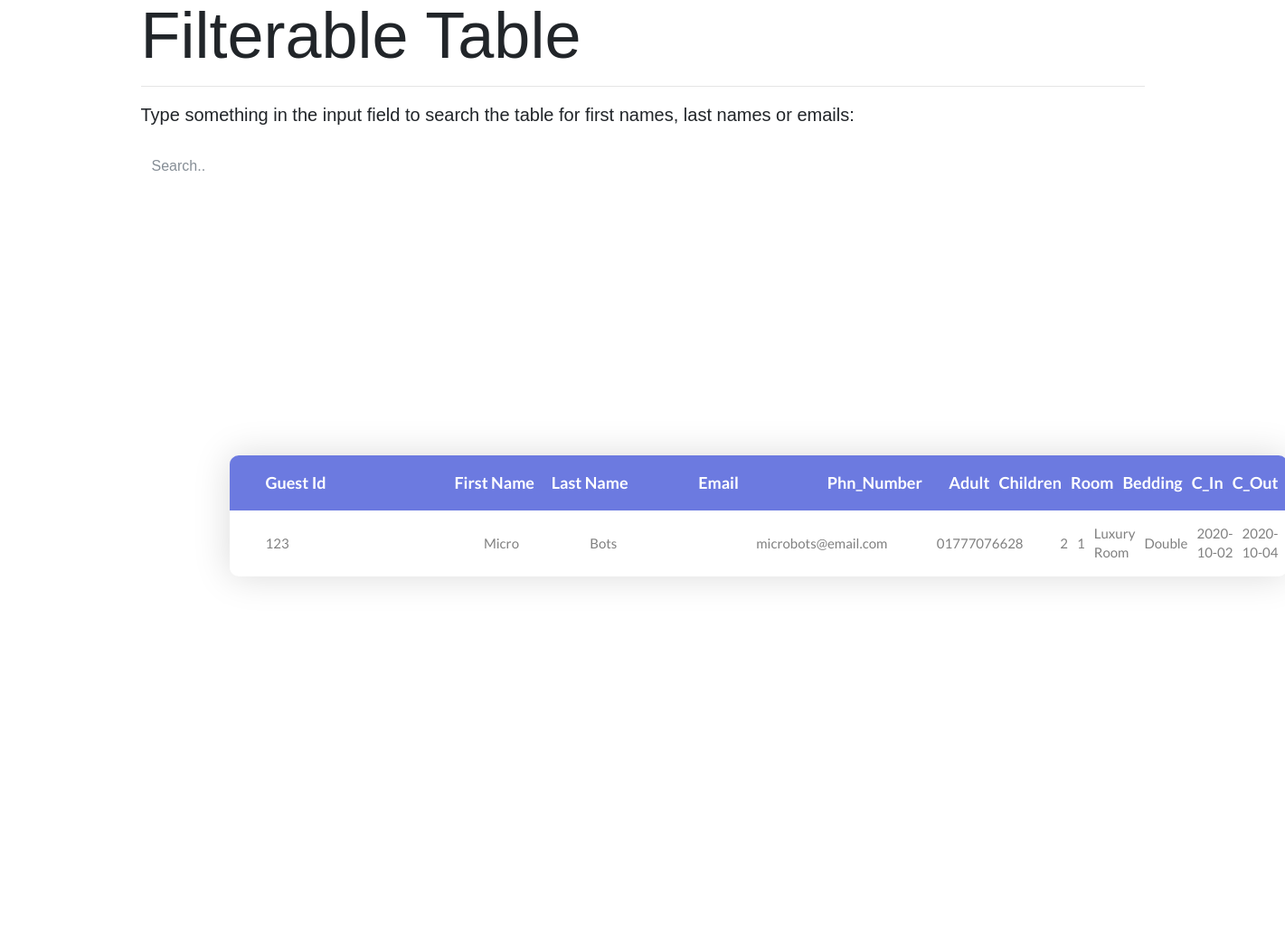
Page /resrvation_table.php on the earlier database version.
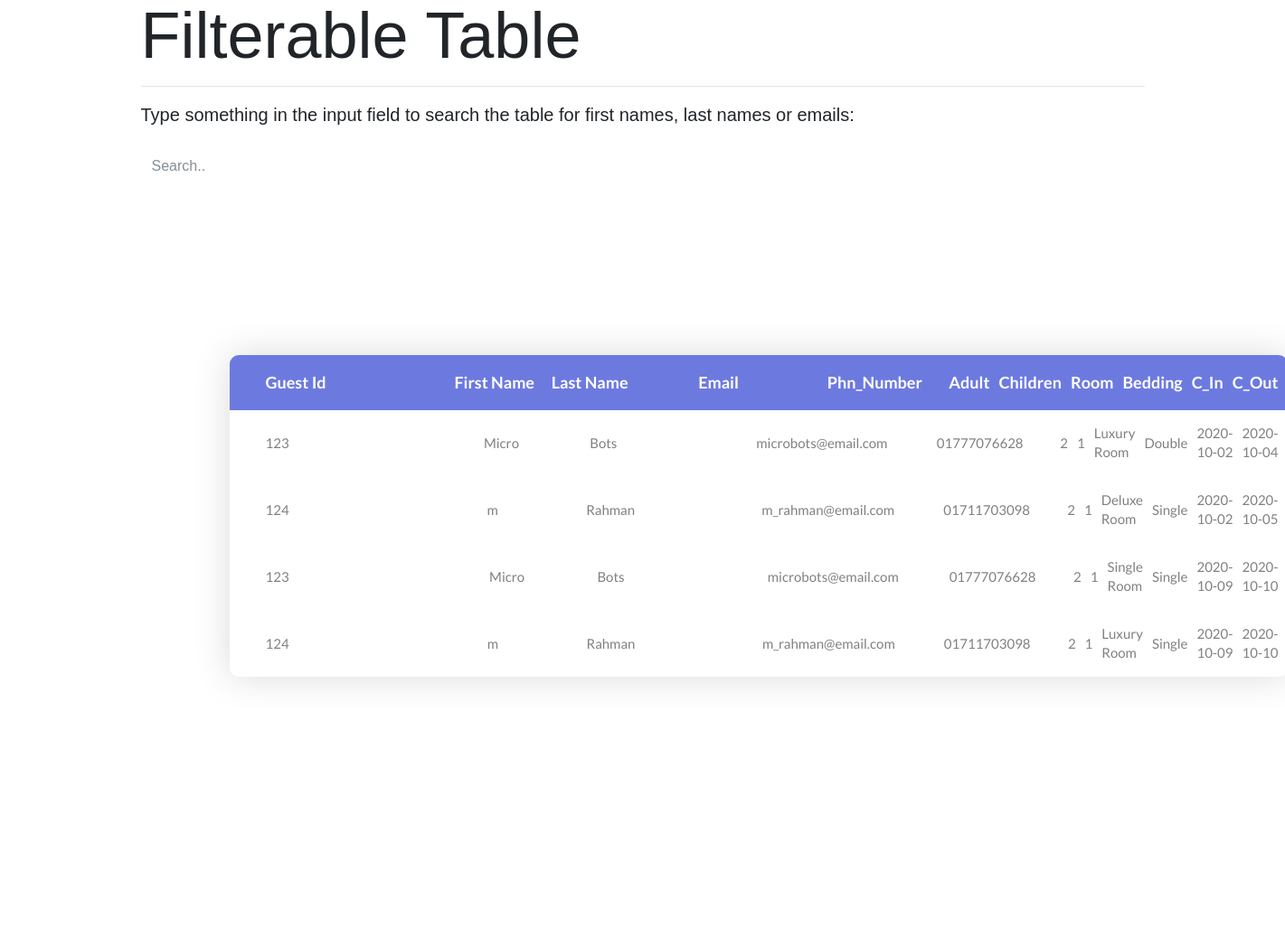
Same page on the later database version.
### tables this page shows
CREATE TABLE `roombook` (
  `id` int(10) NOT NULL,
  `guest_id` int(10) NOT NULL,
  `Room` varchar(15) DEFAULT NULL,
  `bedding` varchar(15) DEFAULT NULL,
  `rdate` date DEFAULT NULL,
  `cin` date DEFAULT NULL,
  `cout` date DEFAULT NULL,
  `adult` int(10) DEFAULT NULL,
  `children` int(10) DEFAULT NULL
);

CREATE TABLE `guest_info` (
  `NID` varchar(8) NOT NULL,
  `first_name` varchar(15) DEFAULT NULL,
  `last_name` varchar(15) NOT NULL,
  `email` varchar(25) NOT NULL,
  `phn_number` varchar(11) NOT NULL,
  `pass` varchar(15) DEFAULT NULL,
  `conf_pass` varchar(15) DEFAULT NULL
);

### resrvation_table.php (the view, shortened to what this page needs)
<!DOCTYPE html>
<html lang="en">
<head>
	<link rel="stylesheet" type="text/css" href="css/bootstrap.min.css">
	<link rel="stylesheet" type="text/css" href="fonts/font-awesome-4.7.0/css/font-awesome.min.css">
	<link rel="stylesheet" type="text/css" href="css/animate.css">
	<link rel="stylesheet" type="text/css" href="css/select2.min.css">
	<link rel="stylesheet" type="text/css" href="css/perfect-scrollbar.css">
	<link rel="stylesheet" type="text/css" href="css/util.css">
	<link rel="stylesheet" type="text/css" href="css/main.css">
</head>
<body>
	<div class="container">
	<h2 class="display-3">Filterable Table</h2>
	<hr>
  <p class="lead">Type something in the input field to search the table for first names, last names or emails:</p><br> </di>
  <input class="form-control" id="myInput" type="text" placeholder="Search..">
  <br>
	<div class="limiter">
		<div class="container-table100">
			<div class="wrap-table100">
				<div class="table100 ver1 m-b-110">
					<div class="table100-head">
						<table>
							<thead>
								<tr class="row100 head">
									<th class="cell100 column1">Guest Id</th>
									<th class="cell100 column2">First Name</th>
									<th class="cell100 column3">Last Name</th>
									<th class="cell100 column4">Email</th>
									<th class="cell100 column5">Phn_Number</th>
									<th class="cell100 column6">Adult</th>
									<th class="cell100 column7">Children</th>
									<th class="cell100 column8">Room</th>
									<th class="cell100 column9">Bedding</th>
									<th class="cell100 column10">C_In</th>
									<th class="cell100 column11">C_Out</th>
								</tr>
							</thead>
						</table>
					</div>
					<?php
                    require "connection.php";
                    $result= "SELECT *
                              FROM roombook as rb, guest_info as g
                              WHERE rb.guest_id=g.NID";
                    $query= mysqli_query($conn,$result);
                    while($row=mysqli_fetch_assoc($query)){
                    echo '<div class="table100-body js-pscroll">
						<table>
							<tbody id="myTable">
								<tr class="row100 body">
									<td class="cell100 column1">'.$row["guest_id"].'</td>
									<td class="cell100 column2">'.$row["first_name"].'</td>
									<td class="cell100 column3">'.$row["last_name"].'</td>
									<td class="cell100 column4">'.$row["email"].'</td>
									<td class="cell100 column5">'.$row["phn_number"].'</td>
									<td class="cell100 column6">'.$row["adult"].'</td>
									<td class="cell100 column7">'.$row["children"].'</td>
									<td class="cell100 column8">'.$row["Room"].'</td>
									<td class="cell100 column9">'.$row["bedding"].'</td>
									<td class="cell100 column10">'.$row["cin"].'</td>
									<td class="cell100 column11">'.$row["cout"].'</td>
								</tr>
							</tbody>
						</table>
					</div>';
                }
					?>
									</div>
				</div>
			</div>
		</div>
</body>
</html>

Differences in the rows shown:
added roombook: guest "124", guest_info.first_name "m", guest_info.last_name "Rahman", guest_info.email "m_rahman@email.com", guest_info.phn_number "01711703098", adult "2", children "1", Room "Deluxe Room", bedding "Single", cin "2020-10-02", cout "2020-10-05"
added roombook: guest "123", guest_info.first_name "Micro", guest_info.last_name "Bots", guest_info.email "microbots@email.com", guest_info.phn_number "01777076628", adult "2", children "1", Room "Single Room", bedding "Single", cin "2020-10-09", cout "2020-10-10"
added roombook: guest "124", guest_info.first_name "m", guest_info.last_name "Rahman", guest_info.email "m_rahman@email.com", guest_info.phn_number "01711703098", adult "2", children "1", Room "Luxury Room", bedding "Single", cin "2020-10-09", cout "2020-10-10"
